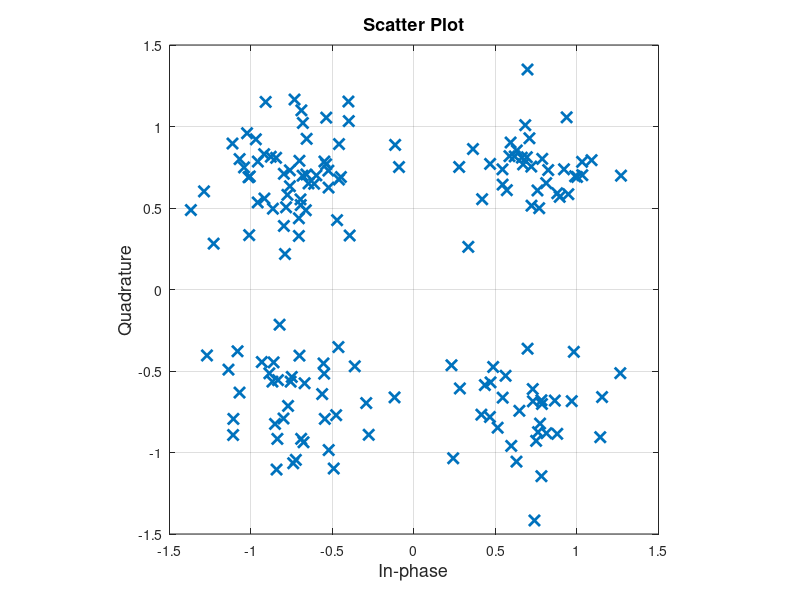

This figure's MATLAB source:
% Chapter 3 Code Snippets

%% Scatter plot example for QPSK or BPSK
N = 160; %number of symbols
M = 4; %4=QPSK or 2=BPSK
if(M==2)
   a = (2*round(rand(1,N))-1); %noiseless I
elseif(M==4)
   a = (2*round(rand(1,N))-1) ... %noiseless I
       + 1j*(2*round(rand(1,N))-1); %and add Q
   a = a/sqrt(2); %unit length QPSK symbols
end
EbperN0dB = 6;
EbperN0 = 10^(EbperN0dB/10);
varw = (EbperN0*log2(M))^(-1)/2; %per channel sample var
w = sqrt(varw)*(randn(1,N) + 1j*randn(1,N));
y = a + w; %add noise
% make scatter plot
figure;
plot(real(y),imag(y),'x','MarkerSize',8,'LineWidth',2);
title('Scatter Plot','fontsize',13)
xlabel('In-phase','fontsize',13);
ylabel('Quadrature','fontsize',13);
axis([-1.5 1.5 -1.5 1.5]);axis square% set axes extents
grid % draw grid lines


%% Table 3.2
str='abc';
str_dec=double(str)
str_bin=dec2bin(str_dec,8)
bits=reshape(str_bin.',1,8*length(str))
